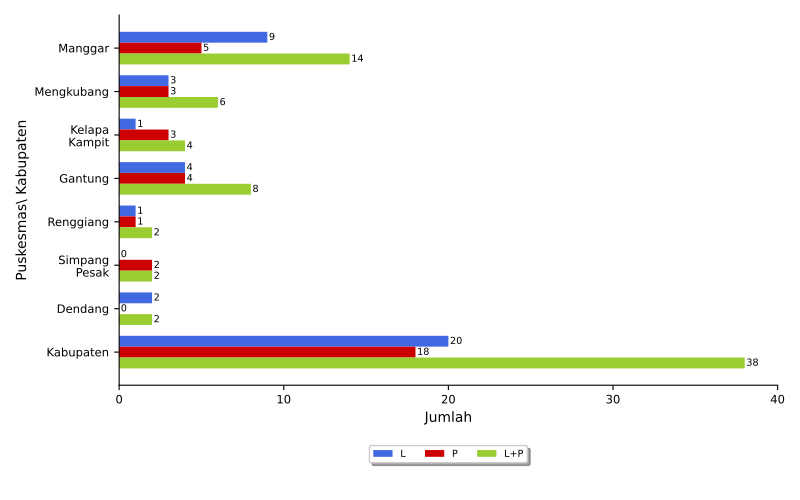

The script that saved this image:
import numpy as np
import matplotlib.pyplot as plt
import pandas
from textwrap import wrap
from matplotlib.ticker import FuncFormatter
import locale
#locale.setlocale(locale.LC_ALL, 'id_ID.UTF8')
locale.setlocale(locale.LC_ALL, 'Indonesian_indonesia.1252')

import sys, os, inspect
currentdir = os.path.dirname(os.path.abspath(inspect.getfile(inspect.currentframe())))
parentdir = os.path.dirname(currentdir)
sys.path.insert(0, parentdir)

berkasData = currentdir +'\\bab_05_11_dataKematianBalita.csv'
berkasSimpan = currentdir +'\\bab_05_11_kematianBalita.pdf'
# judulDiagram = 'Jumlah Kematian Balita\nTahun 2021'
sumbuX = 'Jumlah'
sumbuY = 'Puskesmas\ Kabupaten'
tickerSumbuX = np.arange(0,31,5)

# read data file
colnames = ['kecamatan','balitaL','balitaP','balitaLP']
data = pandas.read_csv(berkasData, names=colnames, sep=';')
kecamatan = data.kecamatan.tolist()
bar1 = data.balitaL.tolist()
bar2 = data.balitaP.tolist()
bar3 = data.balitaLP.tolist()

ind = np.arange(len(kecamatan))  # the x locations for the groups
width = 0.25       # the width of the bars
widthDL = 0.1      # spacing for data labels

# make bars
fig, ax = plt.subplots()
rects1 = ax.barh(ind, bar1, width, color='royalblue', label = 'L')
rects2 = ax.barh(ind + width, bar2, width, color='#cc0000', label = 'P')
rects3 = ax.barh(ind + 2*width, bar3, width, color='yellowgreen', label = 'L+P')

# add some text for labels, title and axes ticks
# ax.set_title(judulDiagram)
ax.set_xticks(tickerSumbuX) # set xticks at wanted interval
ax.set_xlabel(sumbuX)
ax.xaxis.set_major_formatter(FuncFormatter(lambda x, pos: "{:n}".format(x)))

ax.set_yticks(ind+width)
ax.set_yticklabels(list([ '\n'.join(wrap(l, 10)) for l in kecamatan ]))
ax.set_ylabel(sumbuY)
ax.invert_yaxis()

ax.tick_params(axis='both', which='major', labelsize='small')
ax.spines['top'].set_visible(False)
ax.spines['right'].set_visible(False)

box = ax.get_position()
ax.set_position([box.x0, box.y0 + box.height * 0.1, box.width, box.height * 0.9])
ax.legend(fontsize='x-small', loc='upper center', bbox_to_anchor=(0.5, -0.15), fancybox=True, shadow=True, ncol=3)

# add data label
for i, v in enumerate(bar1):
    ax.text(v+widthDL, i, '{:n}'.format(v), ha='left', va='center', fontsize='x-small')
for i, v in enumerate(bar2):
    ax.text(v+widthDL, i+width, '{:n}'.format(v), ha='left', va='center', fontsize='x-small')
for i, v in enumerate(bar3):
    ax.text(v+widthDL, i+2*width, '{:n}'.format(v), ha='left', va='center', fontsize='x-small')

# finishing
pyrfig = plt.figure(1)
pyrfig.set_figwidth(8)
pyrfig.set_figheight(5)
# tight_layout to make consistent size
# adjust subplot to make room for legend
fig.subplots_adjust(bottom=-0.15)
plt.tight_layout()
plt.savefig(berkasSimpan)
plt.close(pyrfig)
# plt.show()
